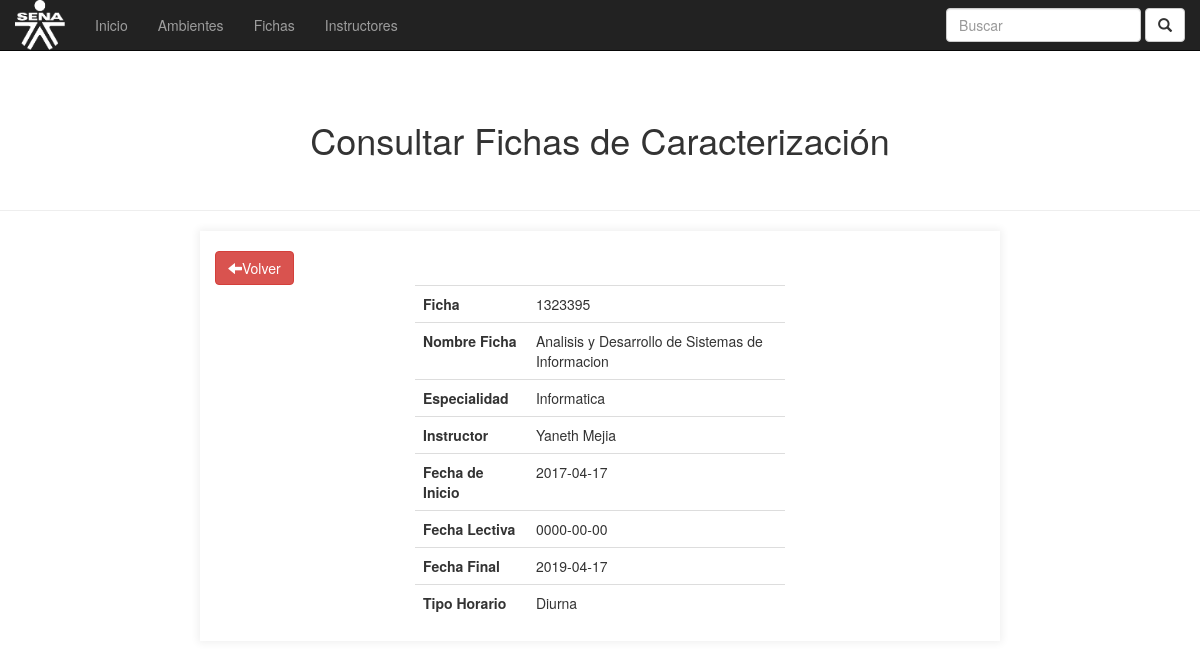
The page /fichas/consultar_ficha.php?id=3 on the database as committed earlier.
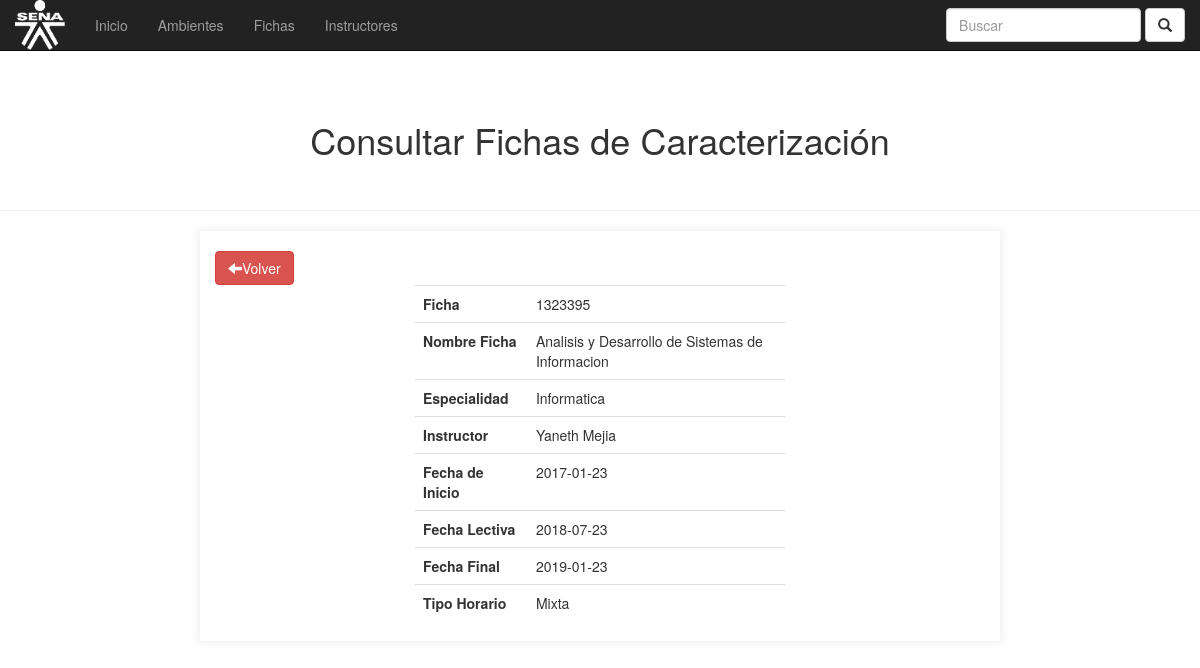
The same page on the database as committed later.
### tables this page shows
CREATE TABLE `fichas` (
  `id` int(11) NOT NULL,
  `ficha` varchar(100) NOT NULL,
  `nombre` varchar(100) NOT NULL,
  `especialidad` varchar(100) NOT NULL,
  `instructor` varchar(100) NOT NULL,
  `fecha_inicio` date NOT NULL,
  `fecha_lectiva` date NOT NULL,
  `fecha_final` date NOT NULL,
  `horario` text NOT NULL
);

### fichas/consultar_ficha.php (the view, shortened to what this page needs)
<!DOCTYPE html>
<html lang="en">
<head>
	<link rel="stylesheet" href="css/bootstrap.min.css">
	<link rel="stylesheet" href="css/custom.css">
	<link rel="stylesheet" href="css/index.css">
</head>
<body>
	<?php
	if ($_GET) {
	 	$id = $_GET['id'];
	 	$conexion = mysqli_connect('localhost', 'root', '', 'programacion_trimestral');
	 	$insertar = mysqli_query($conexion, "SELECT * FROM fichas WHERE id=$id");
	 	$row = mysqli_fetch_array($insertar);
	 }
	 ?>
	 <nav class="navbar navbar-inverse navbar-fixed-top">
		  <div class="container-fluid">
		    <div class="navbar-header">
		      <a class="navbar-brand" href="#"><img  src="imgs/sena.png" class="img-rounded" width="100" height="100"></a>
		    </div>
		    <ul class="nav navbar-nav">
		      <li><a href="../index.php">Inicio</a></li>
		      <li><a href="../ambientes/ambientes.php">Ambientes</a></li>
		      <li><a href="#">Fichas</a></li>
		      <li><a href="../instructores/gestionarIns.php">Instructores</a></li>
		    </ul>
		    <form class="navbar-form navbar-right">
		      <div class="form-group">
		        <input type="text" class="form-control" placeholder="Buscar">
		      </div>
		      <button type="submit" class="btn btn-default"><i class="glyphicon glyphicon-search"></i></button>
		    </form>
		  </div>
		</nav>
		<br>
	<div class="container-fluid mov">
		<div class="row">
		<br>
			<h1 class="text-center">Consultar Fichas de Caracterización</h1>
			<br>
			<hr>
			<div class="col-md-8 col-md-offset-2 box">
				<br>
					<a href="index_ficha.php" class="btn btn-danger"><i class="glyphicon glyphicon-arrow-left"></i>Volver</a>
						<div class="row">
							<div class="col-md-6 col-md-offset-3">
								<table class="table table-hover">
									<tr>
										<td><strong>Ficha</strong></td>
										<td><?php echo $row['ficha'] ?></td>
									</tr>
									<tr>
										<td><strong>Nombre Ficha</strong></td>
										<td><?php echo $row['nombre'] ?></td>
									</tr>
									<tr>
										<td><strong>Especialidad</strong></td>
										<td><?php echo $row['especialidad'] ?></td>
									</tr>
									<tr>
										<td><strong>Instructor</strong></td>
										<td><?php echo $row['instructor'] ?></td>
									</tr>
									<tr>
										<td><strong>Fecha de Inicio</strong></td>
										<td><?php echo $row['fecha_inicio'] ?></td>
									</tr>
									<tr>
										<td><strong>Fecha Lectiva</strong></td>
										<td><?php echo $row['fecha_lectiva'] ?></td>
									</tr>
									<tr>
										<td><strong>Fecha Final</strong></td>
										<td><?php echo $row['fecha_final']?></td>
									</tr>
									<tr>
										<td><strong>Tipo Horario</strong></td>
										<td><?php echo $row['horario'] ?></td>
									</tr>
								</table>
							</div>
						</div>
			</div>
		</div>
	</div>
</body>
</html>

### fichas/css/custom.css (style rules this page uses)
body { background-color: white; }
.box { -webkit-box-shadow: 0px 0px 8px 2px rgba(240,240,240,1); -moz-box-shadow: 0px 0px 8px 2px rgba(240,240,240,1); box-shadow: 0px 0px 8px 2px rgba(240,240,240,1); }

### fichas/css/index.css (style rules this page uses)
img { height: 50px; width: 50px; top: -15px; position: relative; }
div.mov { margin-top: 60px; }

Rows that differ between the two databases and show on the page:
changed fichas "Analisis y Desarrollo de Sistemas de Informacion": fecha_inicio "2017-04-17" → "2017-01-23"; fecha_lectiva "0000-00-00" → "2018-07-23"; fecha_final "2019-04-17" → "2019-01-23"; horario "Diurna" → "Mixta"
